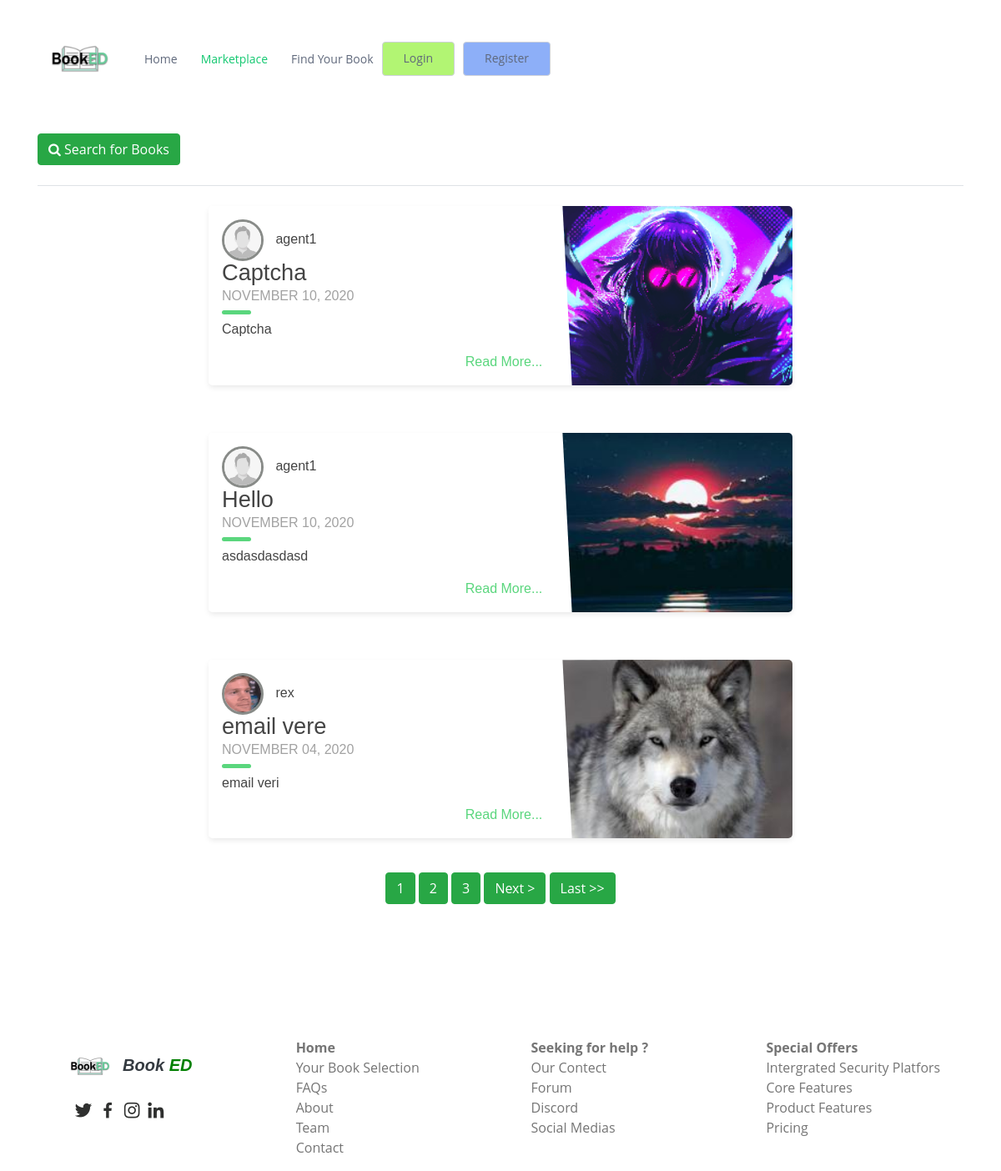
/market/, run on the app's committed database.
### main/models.py (models this page shows, shortened)
class Post(DirtyFieldsMixin, models.Model):
    title = models.CharField(max_length=50)
    content = models.TextField(max_length=500)
    schools = models.ForeignKey(
        "School", null=True, blank=True, on_delete=models.CASCADE
    )
    course = models.ForeignKey(Course, on_delete=models.CASCADE, null=True, blank=True)
    classes = models.ManyToManyField(Class)
    date_posted = models.DateTimeField(default=timezone.now)
    semester = models.ForeignKey(
        "Semester", null=True, blank=True, on_delete=models.CASCADE
    )
    objects = models.Manager()
    isbn = models.IntegerField(default=000)
    post_img = models.ImageField(upload_to="post_image", default="default.jpg")
    author = models.ForeignKey(
        User, on_delete=models.CASCADE
    )  # deleted post if user is deleted
    sponsored = models.BooleanField(default=False)
    visible = models.BooleanField(default=False)
    class Meta:
        ordering = ["-date_posted"]

### users/models.py (models this page shows, shortened)
class Profile(models.Model):
    user = models.OneToOneField(User, on_delete=models.CASCADE, max_length=12) #one to one relationship with the user profile
    image = models.ImageField(default='default.jpg', upload_to='profile_pics') #default profile image
    image_back = models.ImageField(default='default_back.jpg', upload_to='background_pics') #default profile image
    school = models.ForeignKey(main.models.School, on_delete=models.CASCADE, null=True, blank= True)
    course = models.ForeignKey(main.models.Course, blank= True, on_delete=models.SET_NULL, null=True)
    classes = models.ForeignKey(main.models.Class, blank= True, on_delete=models.SET_NULL, null=True)
    semester = models.ForeignKey(main.models.Semester, blank= True, on_delete=models.SET_NULL, null=True)

### main/views.py (the view)
# urls.py: path('market/', PostListView.as_view(), name='Main-Market'),
class PostListView(ListView):
    model = Post
    queryset = Post.objects.filter(visible=True)
    template_name = "main/market.html"  # <app>/<models>_<viewtype>.html <APP>
    context_object_name = "posts"  # <MODELS>
    ordering = ["-date_posted"]
    paginate_by = 3

### main/models.py (called while the page is built)
    def __str__(self):
        return self.name

    def __str__(self):
        return self.semester

### main/templates/main/market.html (shortened to what this page needs)
{% load static %}
<!DOCTYPE html>
<html lang="en">
<head>
  <link rel="stylesheet" href="https://cdnjs.cloudflare.com/ajax/libs/font-awesome/4.7.0/css/font-awesome.min.css">
  <link href="{% static 'assets/vendor/bootstrap/css/bootstrap.min.css' %}" rel="stylesheet">
  <link href="{% static 'assets/vendor/icofont/icofont.min.css' %}" rel="stylesheet">
  <link href="{% static 'assets/vendor/boxicons/css/boxicons.min.css' %}" rel="stylesheet">
  <link href="{% static 'assets/css/style.css' %}" rel="stylesheet">
  <link rel="stylesheet" href="{% static 'assets/css/filter.css' %}">
</head>
<body>
  <header id="header" class="fixed-top">
    <div class="container d-flex align-items-center">
      <a href="/"><img src="{% static 'assets/img/BookED_Logo1.png' %}" alt="MainLogo" class="img-fluid" width="100" height="100"></a>
      <nav class="nav-menu d-none d-lg-block">
        <ul>
          <li><a href="/">Home</a></li>
          <li class="active"><a href="#market">Marketplace</a></li>
          <li><a href="/filter">Find Your Book</a></li>
          {% if user.is_authenticated %}
          <a href="{% url 'profile' %}" class="get-started-btn scrollto">{{user.username}}'s Profile</a>
          <a href="{% url 'Post-Create' %}" class="get-post-btn scrollto">New Post</a>
          {% else %}
          <a href="{% url 'login' %}" class="get-started-btn scrollto">Login</a>
          <a href="{% url 'register' %}" class="get-register-btn scrollto">Register</a>
          {% endif %}
    </ul>
  </nav>
    </div>
  </header>
  {% block content %}
    <main id="main">
      <div class="container" style="margin-top: 13%;">
      <a href="/filter" type="button" class="btn btn-success"><i class="fa fa-search"></i> Search for Books</a>
      <br>
      <br>
      <legend class="border-bottom mb-4"></legend>
        {% for post in posts %}
        <div class="container">
          <div class="blog-card alt">
            <div class="meta">
              <div class="photo" style="background-image: url({{post.post_img.url}})"></div>
              <ul class="details">
                <li class="author"><a href="{% url 'Post-Detail' post.id %}">{{ post.title }}</a></li>
                <li class="date">{{ post.date_posted|date:"F d, Y" }}</li>
                <li class="tags">
                  <ul>
                    <li><a href="{% url 'User-Posts' post.author.username %}">School : {{  post.schools }}</a></li>
                    <li><a href="{% url 'User-Posts' post.author.username %}">Semester : {{  post.semester }}</a></li>
                    <li><a href="{% url 'User-Posts' post.author.username %}">ISBN Number : {{  post.isbn }}</a></li>
                  </ul>
                </li>
              </ul>
            </div>
            <div class="description">
              <img class="rounded-circle article-img" src="{{ post.author.profile.image.url }}">
              <a class="mr-2" href="{% url 'User-Posts' post.author.username %}">{{ post.author }}</a>
              <h1><a href="{% url 'Post-Detail' post.id %}">{{ post.title }}</a></h1>
              <h2>{{ post.date_posted|date:"F d, Y" }}</h2>
              <p>{{ post.content|truncatewords:50 }}</p>
              <p class="read-more">
                <a href="{% url 'Post-Detail' post.id %}">Read More...</a>
              </p>
            </div>
          </div>
            <br>
      {% endfor %}
    </div>
      <div class="container" style="text-align: center;">
      {% if is_paginated %}
        {% for num in page_obj.paginator.page_range %}
          {% if page_obj.number == num %}
            <a href="?page={{ num }}" class="btn btn-success mb-4">{{num}}</a>
          {% elif num > page_obj.number|add:'-3' and num < page_obj.number|add:'3' %}
            <a href="?page={{ num }}" class="btn btn-success mb-4">{{num}}</a>
          {% endif %}
        {% endfor %}
        {% if page_obj.has_next %}
        <a href="?page={{ page_obj.next_page_number }}" class="btn btn-success mb-4">Next ></a>
        <a href="?page={{ page_obj.paginator.num_pages }}" class="btn btn-success mb-4">Last >></a>
        {% endif %}
      </div>
      {% endif %}
      {% endblock content %}
    </div>
  <br>
  </main>
  <br>
  <br>
  <footer id="footer">
    <footer>
      <div class="row justify-content-around mb-0 pt-5 pb-0 ">
          <div class=" col-11">
              <div class="row justify-content-center">
                  <div class="col-md-3 col-12 font-italic align-items-center mt-md-3 mt-4">
                      <h5><span> <img class="image-footer"  src="{% static 'assets/img/BookED_Logo1.png' %}" class="img-fluid mb-1 "></span><b class="text-dark"> Book<span style="color: green;"> ED</span></b></h5>
                      <div class="footer-top">
                        <div class="social-links" style="margin-left: 15px;">
                          <a href="#" class="twitter"><i class="bx bxl-twitter  bx-sm"></i></a>
                          <a href="#" class="facebook"><i class="bx bxl-facebook  bx-sm"></i></a>
                          <a href="#" class="instagram"><i class="bx bxl-instagram  bx-sm"></i></a>
                          <a href="#" class="linkedin"><i class="bx bxl-linkedin  bx-sm"></i></a>
                        </div>
                      </div>
                  </div>
                  <div class="col-md-3 col-12 my-sm-0 mt-5">
                      <ul class="list-unstyled">
                          <li class="mt-md-3 mt-4" style="font-weight: bolder;">Home</li>
                          <li>Your Book Selection</li>
                          <li>FAQs</li>
                          <li>About</li>
                          <li>Team</li>
                          <li>Contact</li>
                      </ul>
                  </div>
                  <div class="col-md-3 col-12 my-sm-0 mt-5">
                      <ul class="list-unstyled">
                          <li class="mt-md-3 mt-4" style="font-weight: bolder;">Seeking for help ?</li>
                          <li>Our Contect</li>
                          <li>Forum</li>
                          <li>Discord</li>
                          <li>Social Medias</li>
                      </ul>
                  </div>
                  <div class="col-xl-auto col-md-3 col-12 my-sm-0 mt-5">
                      <ul class="list-unstyled">
                          <li class="mt-md-3 mt-4" style="font-weight: bolder;">Special Offers</li>
                          <li>Intergrated Security Platfors</li>
                          <li>Core Features</li>
                          <li>Product Features</li>
                          <li>Pricing</li>
                      </ul>
                  </div>
              </div>
          </div>
      </div>
  </footer>
</body>
</html>

### main/static/assets/css/style.css (style rules this page uses)
body { font-family: "Open Sans", sans-serif; color: #444444; overflow-x: hidden; }
a { color: #2f302f; }
h1, h2, h3, h4, h5, h6 { font-family: "Raleway", sans-serif; }
#header { background: rgb(255, 255, 255); transition: all 0.5s; z-index: 997; padding: 20px 0; }
.nav-menu ul { margin: 0; padding: 0; list-style: none; }
.nav-menu > ul { display: flex; }
.nav-menu > ul > li { position: relative; white-space: nowrap; padding: 10px 0 10px 28px; }
.nav-menu a { display: block; position: relative; color: #5f687b; transition: 0.3s; font-size: 14px; font-family: "Open Sans", sans-serif; }
.nav-menu a:hover, .nav-menu .active > a, .nav-menu li:hover > a { color: #14c871; }
.get-started-btn { margin-left: 10px; background: rgb(178, 245, 115); color: #5f687b; border-radius: 4px; padding: 8px 25px; white-space: nowrap; transition: 0.3s; font-size: 14px; display: inline-block; border: 1px solid #cdd1d9; }
.get-register-btn { margin-left: 10px; background: rgb(141, 175, 248); color: #5f687b; border-radius: 4px; padding: 8px 25px; white-space: nowrap; transition: 0.3s; font-size: 14px; display: inline-block; border: 1px solid #cdd1d9; }
.mobile-nav { position: fixed; top: 55px; right: 15px; bottom: 15px; left: 15px; z-index: 9999; overflow-y: auto; background: #fff; transition: ease-in-out 0.2s; opacity: 0; visibility: hidden; border-radius: 10px; padding: 10px 0; }
.mobile-nav * { margin: 0; padding: 0; list-style: none; }
.mobile-nav a { display: block; position: relative; color: #5f687b; padding: 10px 20px; font-weight: 500; outline: none; }
.mobile-nav a:hover, .mobile-nav .active > a, .mobile-nav li:hover > a { color: #16df7e; text-decoration: none; }
.article-img { width: 50px; height: 50px; margin-right: 10px; border: 3px solid #888b88; }
.image-footer { vertical-align: middle !important; width: 100%; height: auto; width: calc(17px + 8 * ((400vw - 400px) / 680)); }
footer { color: #757575 !important; }

### data on the page
Post: post_img (picture), author.profile.image (placeholder picture), author "agent1", title "Captcha", date_posted "NOVEMBER 10, 2020", content "Captcha"
Post: post_img (picture), author.profile.image (placeholder picture), author "agent1", title "Hello", date_posted "NOVEMBER 10, 2020", content "asdasdasdasd"
Post: post_img (picture), author.profile.image (picture), author "rex", title "email vere", date_posted "NOVEMBER 04, 2020", content "email veri"

### other printed values
{{ num }} "1"
{{ num }} "2" "3"
